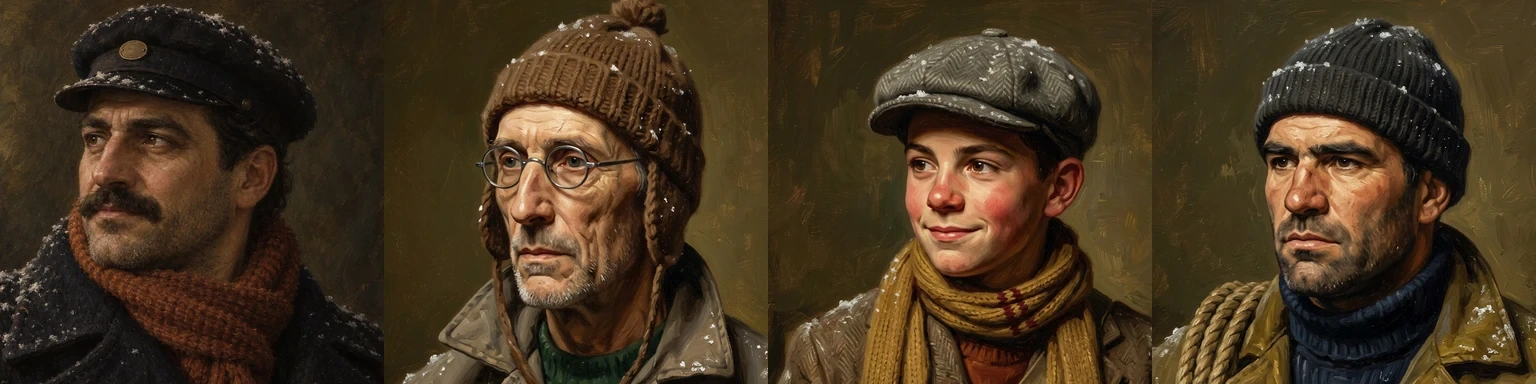
#> input picture godot/assets/operatives.webp, 1536 x 384 px, given in place of 5, which was not available
$ python salvo_portrait_paint.py 5 ../../godot/assets/operatives.webp ../../godot/assets/operatives.webp 5 ../../godot/assets/operatives.webp   (older library calls are emulated)
#> lines starting #> are read from the running program, lines starting #| are printed output that depends on the picture; pictures that were not available may be replaced by others from this repository, and a replacement may not be noted
#!/usr/bin/env python3
"""Dev-only: the paint pass over Juan Salvo's portrait render (tools/dev/salvo_portrait.gd runs it), so that the render
of the friends' model sits in the HUD beside the squad's painted portraits (godot/assets/operatives.webp, the four of
the Plaza de Mayo: Hornero, Lechuza, Benteveo, Biguá) as one series. Nothing is drawn: the render is filtered.
  - the backdrop is theirs: the warm olive ground of their portraits, its brushwork taken only from where their
    portraits are ground (their sides and tops, away from the figures) and laid out afresh, over their broad light;
  - the render is laid on it and painted over with an oil filter (a generalized Kuwahara: flat strokes the size of
    theirs), its edges softened into the ground as a brush leaves them, and brushwork laid along its forms; its snow
    (small bright specks) kept as crisp dabs over the oil, as their flecks are;
  - their canvas: the fine grain of their ground laid over the whole picture, the render and all;
  - their grade: the render's colours drawn part way to theirs (the warmth, the depth of the shadows), their vignette,
    and a fine grain.
    python3 tools/dev/salvo_portrait_paint.py render.png out.png operatives.webp [side] [p1|p2|p3|p4]
The way he was taken (salvo_portrait.gd) sets the weight of the paint: p1 (chiaroscuro) the heaviest oil and a dimmer
ground, p2 (profile) the darkest ground, p3 (over the shoulder) between.
Needs numpy, Pillow and opencv-python."""
import sys

import cv2
import numpy as np
from PIL import Image

# the squad's portraits in operatives.webp (384 px squares side by side): the four of the Plaza de Mayo, Hornero,
# Lechuza, Benteveo and Biguá (tools/dev/plaza_layout.py PORTRAITS)
SQUAD = (0, 1, 2, 3)
# per way of taking him: how bright their ground is behind him, the oil's stroke (the picture's size over it), the
# brushwork's strength, how far his colours and his light are drawn to theirs, and a lift of the middle tones (a gamma:
# the darks stay dark) so that the card reads as well as theirs at the size the HUD shows it
STYLES = {
    "p1": {"ground": 0.95, "stroke": 66, "lic": 0.055, "colour": 0.5, "light": 0.12, "lift": 1.38},
    "p2": {"ground": 0.8, "stroke": 78, "lic": 0.045, "colour": 0.45, "light": 0.08, "lift": 1.6},
    "p3": {"ground": 0.95, "stroke": 72, "lic": 0.05, "colour": 0.5, "light": 0.2, "lift": 1.45},
    "p4": {"ground": 1.0, "stroke": 50, "lic": 0.07, "colour": 0.62, "light": 0.3, "lift": 1.22},
}


def squad_portraits(path):
    atlas = np.asarray(Image.open(path).convert("RGB"))
    return [atlas[:, 384 * k:384 * (k + 1)].copy() for k in SQUAD]


def ground_samples(portrait):
    """Where a portrait is its ground alone: its sides and top, wherever it is close to the ground's own colours (a hat,
    a rope or a shoulder that strays there left out). A mask, 384 px."""
    h, w = portrait.shape[:2]
    lab = cv2.cvtColor(portrait, cv2.COLOR_RGB2LAB).astype(np.float32)
    outer = np.zeros((h, w), bool)
    outer[:, : int(w * 0.16)] = True
    outer[:, int(w * 0.86):] = True
    outer[: int(h * 0.07), :] = True
    outer[int(h * 0.62):, :] = False
    ref = np.median(lab[outer], axis=0)
    local = cv2.GaussianBlur(lab, (0, 0), 6)
    close = np.linalg.norm(local - ref, axis=2) < 22.0
    mask = (outer & close).astype(np.uint8)
    return cv2.erode(mask, np.ones((5, 5), np.uint8)) > 0


def quilt(sources, masks, size, patch, rng):
    """A texture `size` square laid out of `patch`-square pieces of the sources taken only where their masks are whole,
    each feathered into the next."""
    out = np.zeros((size, size), np.float32)
    weight = np.zeros((size, size), np.float32)
    ramp = np.minimum(np.arange(patch) + 1, np.arange(patch)[::-1] + 1).astype(np.float32)
    feather = np.minimum(np.outer(ramp, ramp) / (patch / 4.0) ** 2, 1.0)
    spots = []
    for k, m in enumerate(masks):
        ok = cv2.erode(m.astype(np.uint8), np.ones((patch, patch), np.uint8), anchor=(0, 0)) > 0
        ys, xs = np.nonzero(ok[: m.shape[0] - patch, : m.shape[1] - patch])
        spots += [(k, y, x) for y, x in zip(ys.tolist(), xs.tolist())]
    step = patch // 2
    for y in range(-step, size, step):
        for x in range(-step, size, step):
            k, sy, sx = spots[rng.integers(len(spots))]
            piece = sources[k][sy:sy + patch, sx:sx + patch]
            if rng.random() < 0.5:
                piece = piece[:, ::-1]
            y0, x0 = max(y, 0), max(x, 0)
            y1, x1 = min(y + patch, size), min(x + patch, size)
            py, px = y0 - y, x0 - x
            out[y0:y1, x0:x1] += piece[py:py + y1 - y0, px:px + x1 - x0] * feather[py:py + y1 - y0, px:px + x1 - x0]
            weight[y0:y1, x0:x1] += feather[py:py + y1 - y0, px:px + x1 - x0]
    return out / np.maximum(weight, 1e-6)


def backdrop(squad, size):
    """Their ground at `size`: its brushwork (the fine strokes of their backdrops, only where it is ground) laid out
    afresh over the broad light of theirs (warm olive, lighter behind the head and toward the light on the left, the
    corners deep), its colours their ground's."""
    masks = [ground_samples(p) for p in squad]
    labs = [cv2.cvtColor(p, cv2.COLOR_RGB2LAB).astype(np.float32) for p in squad]
    ground = np.concatenate([l[m] for l, m in zip(labs, masks)])
    # the strokes: each channel's detail about its own blur, quilted at the portraits' scale, then enlarged
    detail = []
    for c in range(3):
        srcs = [l[..., c] - cv2.GaussianBlur(l[..., c], (0, 0), 7) for l in labs]
        detail.append(quilt(srcs, masks, 384, 56, np.random.default_rng(1958 + c)))
    detail = np.stack(detail, 2)
    detail = cv2.resize(detail, (size, size), interpolation=cv2.INTER_CUBIC)
    # the broad light: their ground's median, lighter behind the head and up to the left
    mid = np.median(ground, axis=0)
    lo = np.percentile(ground[:, 0], 12)
    hi = np.percentile(ground[:, 0], 88)
    yy, xx = np.mgrid[0:size, 0:size].astype(np.float32) / size
    d = np.sqrt(((xx - 0.4) / 0.62) ** 2 + ((yy - 0.32) / 0.7) ** 2)
    light = np.clip(1.0 - d, 0.0, 1.0) ** 1.2
    lab = np.zeros((size, size, 3), np.float32)
    lab[..., 0] = lo + (hi - lo) * light
    lab[..., 1] = mid[1]
    lab[..., 2] = mid[2] + 4.0 * (light - 0.5)
    lab += detail * np.array([1.8, 1.2, 1.2], np.float32)
    rgb = cv2.cvtColor(np.clip(lab, 0, 255).astype(np.uint8), cv2.COLOR_LAB2RGB).astype(np.float32)
    return rgb, (labs, masks)


# [82 lines left out: functions canvas, strokes, grade, kuwahara, not called in this run]


def paint(render_path, out_path, squad_path, side=768, style="p1"):
#> called with render_path = '5', out_path = '../../godot/assets/operatives.webp', squad_path = '../../godot/assets/operatives.webp', side = 5, style = '../../godot/assets/operatives.webp'
    look = STYLES.get(style, STYLES["p1"])
    rgba = np.asarray(Image.open(render_path).convert("RGBA")).astype(np.float32)
    big = rgba.shape[0]
#> big = 384
    squad = squad_portraits(squad_path)
#> in squad_portraits, atlas is the input picture: shape (384, 1536, 3); mean R, G, B 69.4, 52.4, 31.5
#> squad = 4 items
    ground, grounds = backdrop(squad, big)
#> after the loop in backdrop, `for c in range(3):`: detail = 3 items
#> in backdrop, `detail = np.stack(detail, 2)`:
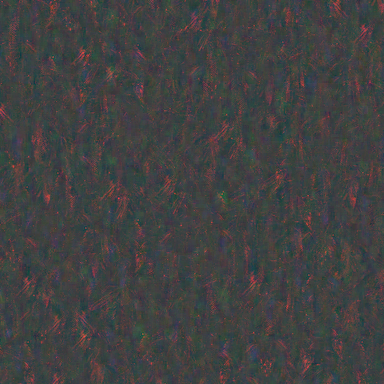
#> detail: shape (384, 384, 3) float32; mean of channels 0, 1, 2 0, 0, 0; drawn with min black and max white
#> in backdrop, `mid = np.median(ground, axis=0)`: mid = [47, 130, 145]
#> in backdrop, `lo = np.percentile(ground[:, 0], 12)`: lo = 33
#> in backdrop, `hi = np.percentile(ground[:, 0], 88)`: hi = 66
#> in backdrop, `lab[..., 0] = lo + (hi - lo) * light`:
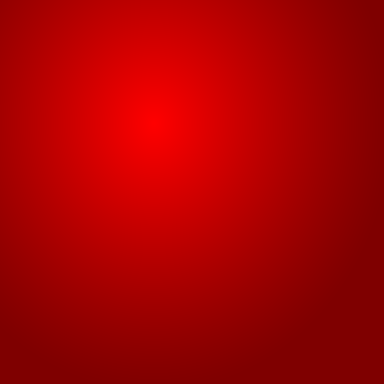
#> lab: shape (384, 384, 3) float32; mean of channels 0, 1, 2 43.8, 0, 0; drawn with min black and max white
#> in backdrop, `lab[..., 1] = mid[1]`:
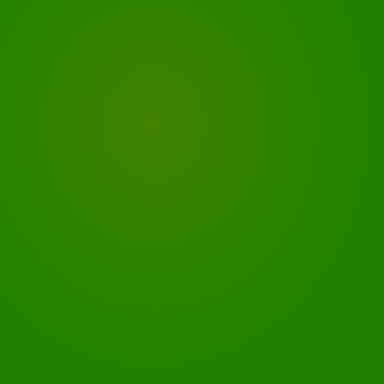
#> lab: shape (384, 384, 3) float32; mean of channels 0, 1, 2 43.8, 130, 0; drawn as R, G, B
#> in backdrop, `lab[..., 2] = mid[2] + 4.0 * (light - 0.5)`:
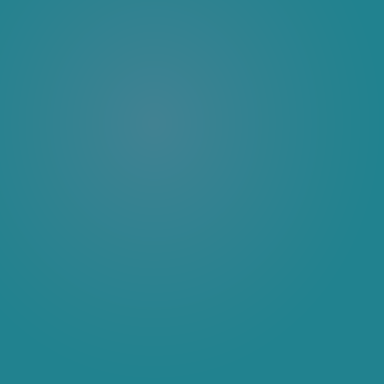
#> lab: shape (384, 384, 3) float32; mean of channels 0, 1, 2 43.8, 130, 144.5; drawn as R, G, B
#> in backdrop, `rgb = cv2.cvtColor(np.clip(lab, 0, 255).astype(np.uint8), cv2.COLOR_LA..`:
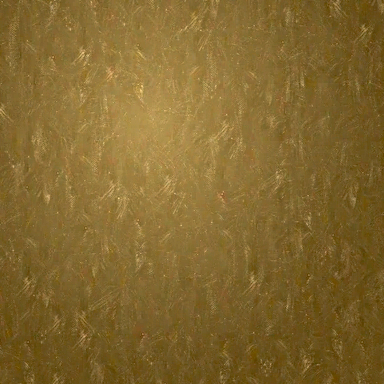
#> rgb: shape (384, 384, 3) float32; mean of channels 0, 1, 2 51, 40.6, 18.3; drawn with min black and max white
    ground = ground * look["ground"]
    rng = np.random.default_rng(1957)
    alpha = rgba[..., 3:4] / 255.0
#> alpha: shape (384, 1536, 1) float32; every value is 1
    # the edge of the figure as a brush leaves it: a little soft
    alpha = cv2.GaussianBlur(alpha, (0, 0), big / 900)[..., None]
#> (the run stopped early here; a loop or call above may not have finished)
